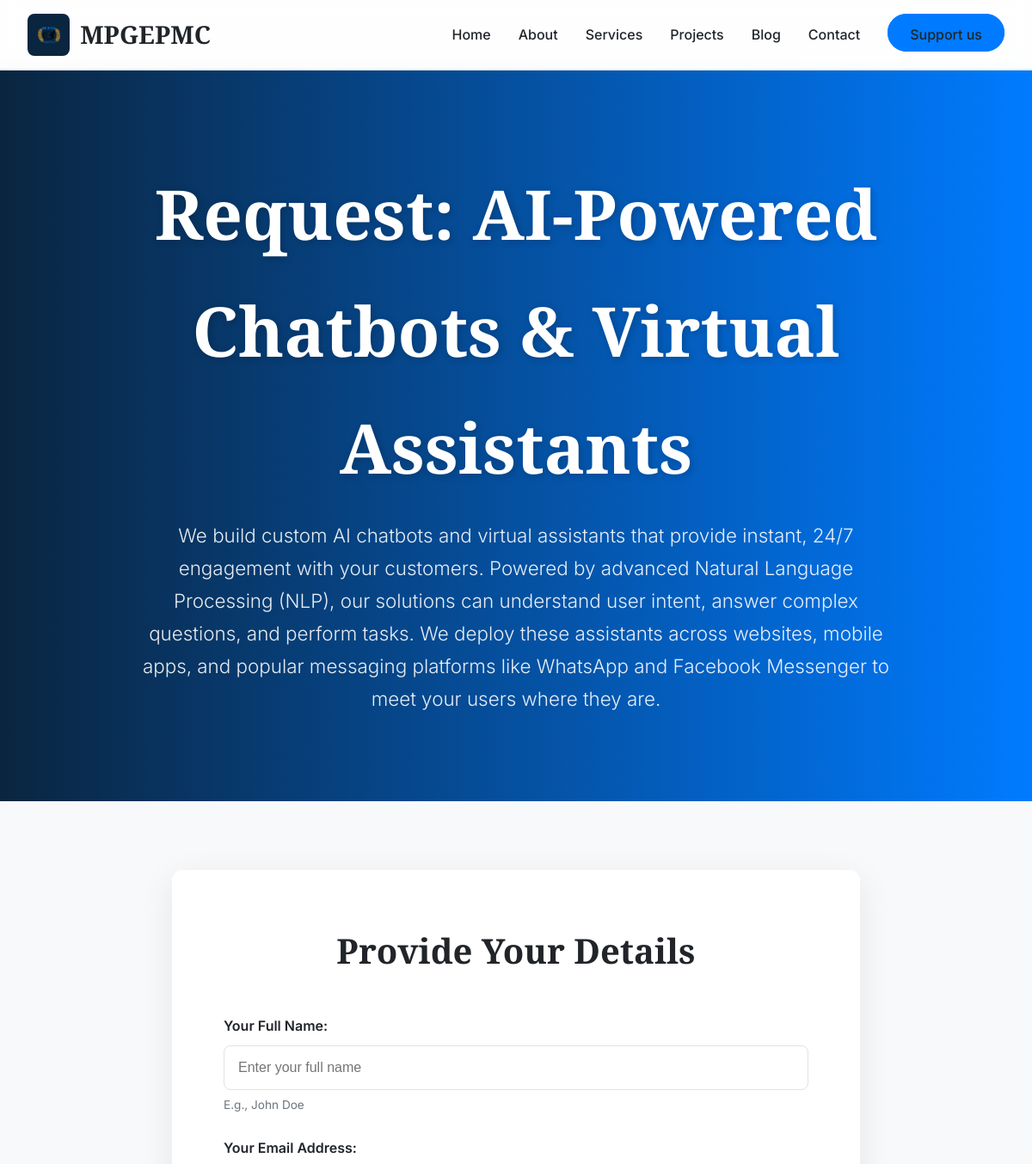
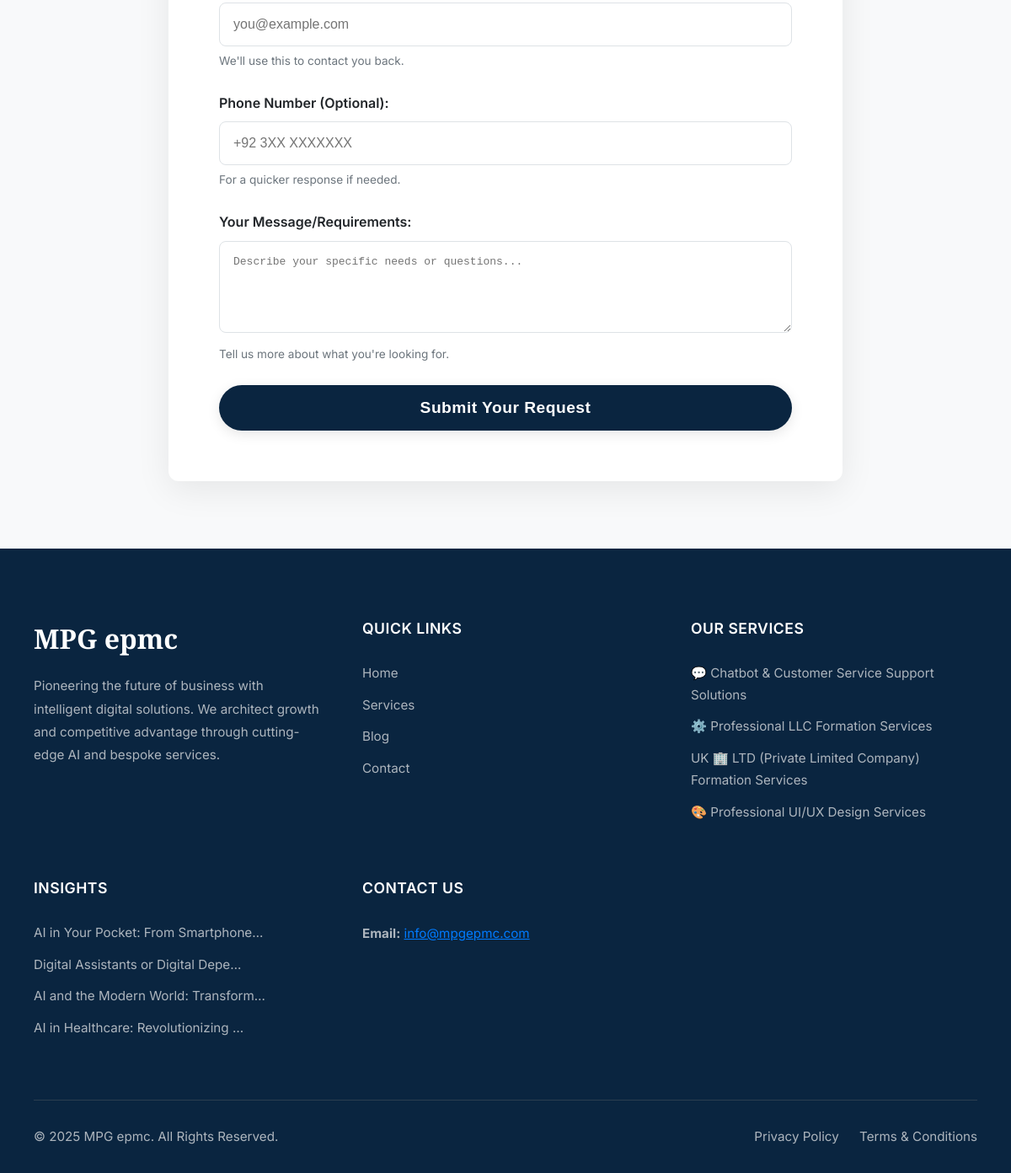
Page /services/ai-powered-chatbots-virtual-assistants/request/ on the committed database (2 pictures, top to bottom).
### mpgepmc_core/models.py (models this page shows, shortened)
class MpgService(models.Model):
    name = models.CharField(max_length=200, unique=True)
    slug = models.SlugField(max_length=200, unique=True, blank=True, null=True,
                            help_text="A unique URL-friendly version of the service name.") # ADDED SLUG
    short_description = models.TextField(max_length=500, blank=True, null=True)
    full_description = models.TextField(blank=True, null=True)
    image = models.ImageField(upload_to=mpgservice_image_upload_path, blank=True, null=True,
                              help_text="Upload a feature image for the service (e.g., 800x600 pixels).")
    is_active = models.BooleanField(default=True)
    has_packages_for_purchase = models.BooleanField(default=False,
        help_text="Check if this service offers distinct packages for direct purchase (e.g., Basic, Premium). If unchecked, only 'Request Service' button will appear.")
    created_at = models.DateTimeField(auto_now_add=True)
    updated_at = models.DateTimeField(auto_now=True)
    class Meta:
        verbose_name = "MPG Service"
        verbose_name_plural = "MPG Services"
        ordering = ['name']

class MpgBlog(models.Model):
    title = models.CharField(max_length=250, unique=True)
    slug = models.SlugField(max_length=250, unique=True, blank=True, null=True,
                            help_text="A unique URL-friendly version of the title.")
    short_summary = models.TextField(max_length=1500, help_text="A brief summary of the blog post.")
    content = models.TextField(help_text="The full content of the blog post (HTML allowed).")
    feature_image = models.ImageField(upload_to=mpgblog_image_upload_path, blank=True, null=True,
                                      help_text="Upload a feature image for the blog post.")
    posted_date = models.DateTimeField(auto_now_add=True)
    updated_date = models.DateTimeField(auto_now=True)
    is_published = models.BooleanField(default=True, help_text="Set to true to make the blog post live.")
    class Meta:
        verbose_name = "MPG Blog Post"
        verbose_name_plural = "MPG Blog Posts"
        ordering = ['-posted_date']

### mpgepmc_core/views.py (the view)
# urls.py: path('services/<slug:service_slug>/request/', views.request_service, name='request_service'),
def request_service(request, service_slug):
    mpgservice = get_object_or_404(MpgService, slug=service_slug, is_active=True)
    if request.method == 'POST':
        form = ServiceRequestForm(request.POST)
        if form.is_valid():
            service_request = form.save(commit=False)
            service_request.mpgservice = mpgservice
            service_request.save()
            admin_email = settings.ADMINS[0][1] if settings.ADMINS else settings.DEFAULT_FROM_EMAIL
            subject = f"New Service Request: {mpgservice.name} from {service_request.user_full_name}"
            html_message = render_to_string('mpgepmc/email/service_request_notification.html', {
                'service_request': service_request,
                'service_name': mpgservice.name,
                'user_name': service_request.user_full_name,
                'user_email': service_request.user_email,
                'phone_number': service_request.phone_number,
                'user_message': service_request.user_message,
                'request_date': service_request.request_date.strftime("%Y-%m-%d %H:%M %Z")
            })
            plain_message = strip_tags(html_message)
            EmailThread(
                subject,
                plain_message,
                settings.DEFAULT_FROM_EMAIL,
                [admin_email],
                html_message=html_message
            ).start()
            messages.success(request, 'Your service request has been sent successfully! We will get back to you soon.')
            return redirect('mpgepmc_core:services')
        else:
            messages.error(request, 'Please correct the errors below.')
    else:
        form = ServiceRequestForm()
    context = {
        'title': f'Request {mpgservice.name}',
        'service': mpgservice,
        'form': form,
    }
    return render(request, 'mpgepmc/request_service.html', context)

### mpgepmc_core/forms.py
class ServiceRequestForm(forms.ModelForm):
    user_full_name = forms.CharField(
        label="Your Full Name", max_length=100,
        widget=forms.TextInput(attrs={'placeholder': 'Enter your full name'}),
        help_text="E.g., John Doe"
    )
    user_email = forms.EmailField(
        label="Your Email Address",
        widget=forms.EmailInput(attrs={'placeholder': 'you@example.com'}),
        help_text="We'll use this to contact you back."
    )
    phone_number = forms.CharField(
        label="Phone Number (Optional)", max_length=20, required=False,
        widget=forms.TextInput(attrs={'placeholder': '+92 3XX XXXXXXX'}),
        help_text="For a quicker response if needed."
    )
    user_message = forms.CharField(
        label="Your Message/Requirements",
        widget=forms.Textarea(attrs={'rows': 5, 'placeholder': 'Describe your specific needs or questions...'}),
        help_text="Tell us more about what you're looking for."
    )
    class Meta:
        model = ServiceRequest
        fields = ['user_full_name', 'user_email', 'phone_number', 'user_message']

### mpgepmc_core/context_processors.py (called while the page is built)
def global_context(request):
    try:
        latest_services_footer = MpgService.objects.filter(is_active=True).order_by('-created_at')[:4]
        latest_blogs_footer = MpgBlog.objects.filter(is_published=True).order_by('-posted_date')[:4]
    except Exception:
        latest_services_footer = []
        latest_blogs_footer = []
    return {
        'latest_services_footer': latest_services_footer,
        'latest_blogs_footer': latest_blogs_footer,
    }

### templates/mpgepmc/request_service.html
{% extends 'mpgepmc/base.html' %} {% load static %} {% block title %}Request Services{% endblock %} {% block extra_head %}
<link rel=stylesheet href="{% static 'css/request_service.css'%}">
{% endblock %} {% block content %}
<div class=page-container>
<header class=service-request-hero>
<h1>Request: {{ service.name }}</h1>
<p>{{ service.short_description|default:"Let's start the conversation about your project." }}</p>
</header>
<section class=form-section>
<div class=form-container>
<h2>Provide Your Details</h2>
<form method=post class=request-form>
{% csrf_token %} {% for field in form %}
<div class=form-group>
{{ field.label_tag }} {{ field }} {% if field.help_text %}<small class=form-help-text>{{ field.help_text }}</small>{% endif %} {% for error in field.errors %}<span class=form-error>{{ error }}</span>{% endfor %}
</div>
{% endfor %}
<button type=submit class=submit-button>Submit Your Request</button>
</form>
</div>
</section>
</div>
{% endblock %}

### templates/mpgepmc/base.html (shortened to what this page needs)
{% load static %}
<!doctype html>
<html lang="en">
<head>
    <link rel="stylesheet" href="{% static 'css/base.css' %}">
    {% block extra_head %}{% endblock %}
</head>
<body>
    <nav id="main-nav" role="navigation">
        <a href="{% url 'mpgepmc_core:home' %}" class="nav-brand" style="text-decoration:none">
            <div class="nav-logo">
                <img src="{% static 'img/logo.png' %}" alt="MPGEPMC Logo">
            </div>
            <div class="nav-title">MPGEPMC</div>
        </a>
        <ul class="nav-links" id="nav-links">
            <li><a href="{% url 'mpgepmc_core:home' %}">Home</a></li>
            <li><a href="{% url 'mpgepmc_core:home' %}#about-us">About</a></li>
            <li><a href="{% url 'mpgepmc_core:services' %}">Services</a></li>
            <li><a href="{% url 'mpgepmc_core:projects' %}">Projects</a></li>
            <li><a href="{% url 'mpgepmc_core:blogs' %}">Blog</a></li>
            <li><a href="{% url 'mpgepmc_core:contact' %}">Contact</a></li>
            <li><a href="{% url 'mpgepmc_core:support' %}" class="nav-cta">Support us</a></li>
        </ul>
    </nav>
    <main style="flex: 1 0 auto;">
        {% block content %}{% endblock %}
    </main>
    <footer class="professional-footer">
        <div class="footer-grid">
            <div class="footer-column">
                <h3 class="footer-logo-title">MPG epmc</h3>
                <p>Pioneering the future of business with intelligent digital solutions. We architect growth and competitive advantage through cutting-edge AI and bespoke services.</p>
            </div>
            <div class="footer-column">
                <h4 class="column-title">Quick Links</h4>
                <ul>
                    <li><a href="{% url 'mpgepmc_core:home' %}">Home</a></li>
                    <li><a href="{% url 'mpgepmc_core:services' %}">Services</a></li>
                    <li><a href="{% url 'mpgepmc_core:blogs' %}">Blog</a></li>
                    <li><a href="{% url 'mpgepmc_core:contact' %}">Contact</a></li>
                </ul>
            </div>
            <div class="footer-column">
                <h4 class="column-title">Our Services</h4>
                <ul>
                    {% for service in latest_services_footer %}
                        <li><a href="{% url 'mpgepmc_core:service_detail' service_slug=service.slug %}">{{ service.name }}</a></li>
                    {% empty %}
                        <li><a href="{% url 'mpgepmc_core:services' %}">View All Services</a></li>
                    {% endfor %}
                </ul>
            </div>
            <div class="footer-column">
                <h4 class="column-title">Insights</h4>
                <ul>
                    {% for blog in latest_blogs_footer %}
                        <li><a href="{% url 'mpgepmc_core:blog_detail' blog.slug %}">{{ blog.title|truncatechars:35 }}</a></li>
                    {% empty %}
                        <li><a href="{% url 'mpgepmc_core:blogs' %}">Visit Our Blog</a></li>
                    {% endfor %}
                </ul>
            </div>
            <div class="footer-column">
                <h4 class="column-title">Contact Us</h4>
                <p>
                    <strong>Email:</strong> <a href="mailto:info@mpgepmc.com" style="color:var(--secondary-color);">info@mpgepmc.com</a>
                </p>
            </div>
        </div>
        <div class="sub-footer">
            <div class="sub-footer-container">
                <p>&copy; {% now "Y" %} MPG epmc. All Rights Reserved.</p>
                <div class="sub-footer-links">
                    <a href="{% url 'mpgepmc_core:privacy_policy' %}">Privacy Policy</a>
                    <a href="{% url 'mpgepmc_core:terms_and_conditions' %}">Terms & Conditions</a>
                </div>
            </div>
        </div>
    </footer>
</body>
</html>

### static/css/base.css (style rules this page uses)
.nav-links li a,.nav-title,body { color:var(--text-dark) }
.nav-links li a:hover::after,nav { width:100% }
.footer-logo-title,.nav-title,.section-title { font-family:var(--font-secondary) }
:root { --primary-color:#0A2540;--secondary-color:#007BFF;--background-light:#F8F9FA;--background-white:#FFFFFF;--text-dark:#212529;--text-light:#6C757D;--border-color:#DEE2E6;--success-color:#28A745;--shadow-color:rgba(10, 37, 64, 0.1);--font-primary:'Inter',system-ui,sans-serif;--font-secondary:'Playfair Display',serif }
.nav-cta:hover,.nav-logo { background:var(--primary-color) }
*,::after,::before { margin:0;padding:0;box-sizing:border-box }
html { scroll-behavior:smooth }
body { font-family:var(--font-primary);background-color:var(--background-light);line-height:1.7;overflow-x:hidden;-webkit-font-smoothing:antialiased;-moz-osx-font-smoothing:grayscale;padding-top:80px }
nav { display:flex;justify-content:space-between;align-items:center;padding:1rem 2rem;position:fixed;top:0;left:0;z-index:1001;transition:background-color .4s,box-shadow .4s,padding .4s,transform .3s ease-in-out;background-color:rgba(255,255,255,.85);backdrop-filter:blur(10px);border-bottom:1px solid var(--border-color) }
.nav-brand,.nav-logo { align-items:center;display:flex }
.nav-brand { gap:.75rem }
.nav-logo { justify-content:center;padding:.6rem;border-radius:8px }
.nav-logo img { max-height:30px;width:auto;display:block }
.nav-title { font-size:1.8rem;font-weight:700 }
.nav-links { list-style:none;display:flex;align-items:center;gap:2rem }
.nav-links li a { font-size:1rem;text-decoration:none;font-weight:500;transition:color .3s;position:relative;padding-bottom:8px;white-space:nowrap }
.nav-links li a::after { content:'';position:absolute;left:50%;transform:translateX(-50%);bottom:0;width:0;height:2px;background-color:var(--secondary-color);transition:width .3s }
.nav-cta { padding:.75rem 1.5rem;background:var(--secondary-color);color:var(--background-white);border:2px solid var(--secondary-color);border-radius:50px;font-weight:600;cursor:pointer;transition:.3s;text-decoration:none }
.professional-footer { background-color:var(--primary-color);color:#adb5bd;padding:80px 40px 0;font-size:.95rem }
.footer-grid { display:grid;grid-template-columns:repeat(auto-fit,minmax(250px,1fr));gap:50px;max-width:1400px;margin:0 auto;padding-bottom:60px }
.footer-column .column-title { font-family:var(--font-primary);font-size:1.1rem;font-weight:600;color:#fff;margin-bottom:25px;letter-spacing:.5px;text-transform:uppercase }
.footer-column address,.footer-column p { margin-bottom:20px;line-height:1.8;font-style:normal }
.footer-logo-title { font-size:2rem;color:#fff;margin-bottom:15px }
.footer-column ul { list-style:none;padding:0 }
.footer-column ul li { margin-bottom:12px }
.footer-column ul a { color:#adb5bd;text-decoration:none;transition:color .3s,padding-left .3s }
.section-container,.sub-footer { max-width:1400px;margin:0 auto }
.sub-footer { border-top:1px solid #2c3e50;padding:30px 0;text-align:center }
.sub-footer-container { display:flex;justify-content:space-between;align-items:center;flex-wrap:wrap;gap:20px }
.sub-footer p { margin:0 }
.sub-footer-links a { color:#adb5bd;text-decoration:none;margin-left:20px;transition:color .3s }

### rows in the picture
MpgService: name "AI-Powered Chatbots & Virtual Assistants", short_description "We build custom AI chatbots and virtual assistants that provide instant, 24/7 engagement with your customers. Powered by advanced Natural Language Processing (NLP), our solutions can understand user intent, answer complex questions, and perform tasks. We deploy these assistants across websites, mobile apps, and popular messaging platforms like WhatsApp and Facebook Messenger to meet your users where they are."
MpgService: name "💬 Chatbot & Customer Service Support Solutions"
MpgService: name "⚙️ Professional LLC Formation Services"
MpgService: name "UK 🏢 LTD (Private Limited Company) Formation Services"
MpgService: name "🎨 Professional UI/UX Design Services"
MpgBlog: title "AI in Your Pocket: From Smartphone…"
MpgBlog: title "Digital Assistants or Digital Depe…"
MpgBlog: title "AI and the Modern World: Transform…"
MpgBlog: title "AI in Healthcare: Revolutionizing …"

### other values in the picture
{{ field.label_tag }} "Your Full Name:" "Your Email Address:" "Phone Number (Optional):" "Your Message/Requirements:"
{{ field.help_text }} "E.g., John Doe" "We'll use this to contact you back." "For a quicker response if needed." "Tell us more about what you're looking for."
